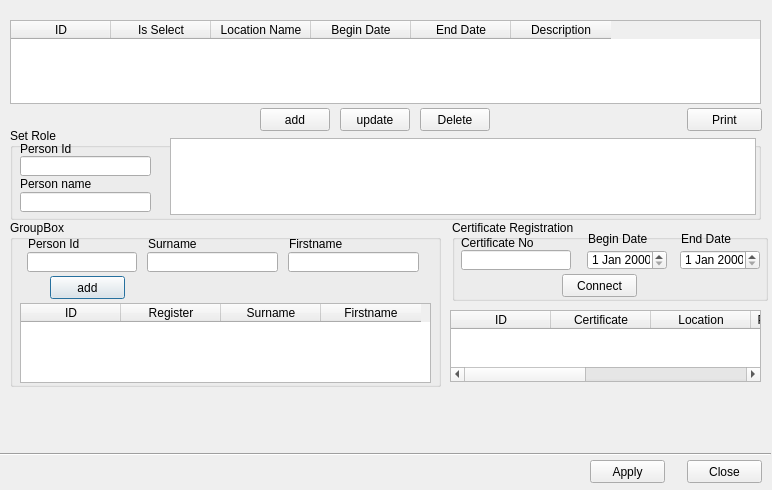
<?xml version="1.0" encoding="UTF-8"?>
<ui version="4.0">
 <class>Dialog</class>
 <widget class="QDialog" name="Dialog">
  <property name="geometry">
   <rect>
    <x>0</x>
    <y>0</y>
    <width>772</width>
    <height>490</height>
   </rect>
  </property>
  <property name="windowTitle">
   <string>Dialog</string>
  </property>
  <widget class="QGroupBox" name="groupBox">
   <property name="geometry">
    <rect>
     <x>10</x>
     <y>220</y>
     <width>431</width>
     <height>167</height>
    </rect>
   </property>
   <property name="title">
    <string>GroupBox</string>
   </property>
   <widget class="QTableWidget" name="tableWidget_4">
    <property name="geometry">
     <rect>
      <x>10</x>
      <y>83</y>
      <width>411</width>
      <height>80</height>
     </rect>
    </property>
    <column>
     <property name="text">
      <string>ID</string>
     </property>
    </column>
    <column>
     <property name="text">
      <string>Register</string>
     </property>
    </column>
    <column>
     <property name="text">
      <string>Surname</string>
     </property>
    </column>
    <column>
     <property name="text">
      <string>Firstname</string>
     </property>
    </column>
   </widget>
   <widget class="QLineEdit" name="lineEdit">
    <property name="geometry">
     <rect>
      <x>17</x>
      <y>32</y>
      <width>110</width>
      <height>20</height>
     </rect>
    </property>
   </widget>
   <widget class="QLineEdit" name="lineEdit_3">
    <property name="geometry">
     <rect>
      <x>278</x>
      <y>32</y>
      <width>131</width>
      <height>20</height>
     </rect>
    </property>
   </widget>
   <widget class="QLabel" name="label_3">
    <property name="geometry">
     <rect>
      <x>279</x>
      <y>16</y>
      <width>131</width>
      <height>16</height>
     </rect>
    </property>
    <property name="text">
     <string>Firstname</string>
    </property>
   </widget>
   <widget class="QLabel" name="label">
    <property name="geometry">
     <rect>
      <x>18</x>
      <y>16</y>
      <width>131</width>
      <height>16</height>
     </rect>
    </property>
    <property name="text">
     <string>Person Id</string>
    </property>
   </widget>
   <widget class="QLineEdit" name="lineEdit_2">
    <property name="geometry">
     <rect>
      <x>137</x>
      <y>32</y>
      <width>131</width>
      <height>20</height>
     </rect>
    </property>
   </widget>
   <widget class="QLabel" name="label_2">
    <property name="geometry">
     <rect>
      <x>138</x>
      <y>16</y>
      <width>131</width>
      <height>16</height>
     </rect>
    </property>
    <property name="text">
     <string>Surname</string>
    </property>
   </widget>
   <widget class="QPushButton" name="pushButton">
    <property name="geometry">
     <rect>
      <x>40</x>
      <y>56</y>
      <width>75</width>
      <height>23</height>
     </rect>
    </property>
    <property name="text">
     <string>add</string>
    </property>
   </widget>
  </widget>
  <widget class="Line" name="line">
   <property name="geometry">
    <rect>
     <x>0</x>
     <y>446</y>
     <width>771</width>
     <height>16</height>
    </rect>
   </property>
   <property name="orientation">
    <enum>Qt::Horizontal</enum>
   </property>
  </widget>
  <widget class="QGroupBox" name="groupBox_2">
   <property name="geometry">
    <rect>
     <x>452</x>
     <y>220</y>
     <width>316</width>
     <height>81</height>
    </rect>
   </property>
   <property name="title">
    <string>Certificate Registration</string>
   </property>
   <widget class="QLabel" name="label_7">
    <property name="geometry">
     <rect>
      <x>136</x>
      <y>11</y>
      <width>81</width>
      <height>16</height>
     </rect>
    </property>
    <property name="text">
     <string>Begin Date</string>
    </property>
   </widget>
   <widget class="QLabel" name="label_8">
    <property name="geometry">
     <rect>
      <x>229</x>
      <y>11</y>
      <width>81</width>
      <height>16</height>
     </rect>
    </property>
    <property name="text">
     <string>End Date</string>
    </property>
   </widget>
   <widget class="QDateEdit" name="dateEdit">
    <property name="geometry">
     <rect>
      <x>135</x>
      <y>30</y>
      <width>80</width>
      <height>20</height>
     </rect>
    </property>
   </widget>
   <widget class="QDateEdit" name="dateEdit_2">
    <property name="geometry">
     <rect>
      <x>228</x>
      <y>30</y>
      <width>80</width>
      <height>20</height>
     </rect>
    </property>
   </widget>
   <widget class="QLineEdit" name="lineEdit_4">
    <property name="geometry">
     <rect>
      <x>9</x>
      <y>30</y>
      <width>110</width>
      <height>20</height>
     </rect>
    </property>
   </widget>
   <widget class="QLabel" name="label_4">
    <property name="geometry">
     <rect>
      <x>9</x>
      <y>15</y>
      <width>111</width>
      <height>16</height>
     </rect>
    </property>
    <property name="text">
     <string>Certificate No</string>
    </property>
   </widget>
   <widget class="QPushButton" name="pushButton_6">
    <property name="geometry">
     <rect>
      <x>110</x>
      <y>54</y>
      <width>75</width>
      <height>23</height>
     </rect>
    </property>
    <property name="text">
     <string>Connect</string>
    </property>
   </widget>
  </widget>
  <widget class="QTableWidget" name="tableWidget_2">
   <property name="geometry">
    <rect>
     <x>10</x>
     <y>20</y>
     <width>751</width>
     <height>84</height>
    </rect>
   </property>
   <column>
    <property name="text">
     <string>ID</string>
    </property>
   </column>
   <column>
    <property name="text">
     <string>Is Select</string>
    </property>
   </column>
   <column>
    <property name="text">
     <string>Location Name</string>
    </property>
   </column>
   <column>
    <property name="text">
     <string>Begin Date</string>
    </property>
   </column>
   <column>
    <property name="text">
     <string>End Date</string>
    </property>
   </column>
   <column>
    <property name="text">
     <string>Description</string>
    </property>
   </column>
  </widget>
  <widget class="QPushButton" name="pushButton_3">
   <property name="geometry">
    <rect>
     <x>260</x>
     <y>108</y>
     <width>70</width>
     <height>23</height>
    </rect>
   </property>
   <property name="text">
    <string>add</string>
   </property>
  </widget>
  <widget class="QPushButton" name="pushButton_4">
   <property name="geometry">
    <rect>
     <x>340</x>
     <y>108</y>
     <width>70</width>
     <height>23</height>
    </rect>
   </property>
   <property name="text">
    <string>update</string>
   </property>
  </widget>
  <widget class="QPushButton" name="pushButton_5">
   <property name="geometry">
    <rect>
     <x>420</x>
     <y>108</y>
     <width>70</width>
     <height>23</height>
    </rect>
   </property>
   <property name="text">
    <string>Delete</string>
   </property>
  </widget>
  <widget class="QGroupBox" name="groupBox_3">
   <property name="geometry">
    <rect>
     <x>10</x>
     <y>128</y>
     <width>751</width>
     <height>92</height>
    </rect>
   </property>
   <property name="title">
    <string>Set Role</string>
   </property>
   <widget class="QLabel" name="label_5">
    <property name="geometry">
     <rect>
      <x>10</x>
      <y>13</y>
      <width>101</width>
      <height>16</height>
     </rect>
    </property>
    <property name="text">
     <string>Person Id</string>
    </property>
   </widget>
   <widget class="QTableWidget" name="tableWidget">
    <property name="geometry">
     <rect>
      <x>160</x>
      <y>10</y>
      <width>586</width>
      <height>77</height>
     </rect>
    </property>
   </widget>
   <widget class="QLineEdit" name="lineEdit_6">
    <property name="geometry">
     <rect>
      <x>10</x>
      <y>64</y>
      <width>131</width>
      <height>20</height>
     </rect>
    </property>
   </widget>
   <widget class="QLineEdit" name="lineEdit_5">
    <property name="geometry">
     <rect>
      <x>10</x>
      <y>28</y>
      <width>131</width>
      <height>20</height>
     </rect>
    </property>
   </widget>
   <widget class="QLabel" name="label_6">
    <property name="geometry">
     <rect>
      <x>10</x>
      <y>48</y>
      <width>101</width>
      <height>16</height>
     </rect>
    </property>
    <property name="text">
     <string>Person name</string>
    </property>
   </widget>
  </widget>
  <widget class="QTableWidget" name="tableWidget_3">
   <property name="geometry">
    <rect>
     <x>450</x>
     <y>310</y>
     <width>311</width>
     <height>72</height>
    </rect>
   </property>
   <column>
    <property name="text">
     <string>ID</string>
    </property>
   </column>
   <column>
    <property name="text">
     <string>Certificate</string>
    </property>
   </column>
   <column>
    <property name="text">
     <string>Location</string>
    </property>
   </column>
   <column>
    <property name="text">
     <string>Person Duration</string>
    </property>
   </column>
   <column>
    <property name="text">
     <string>Cert name</string>
    </property>
   </column>
   <column>
    <property name="text">
     <string>Select</string>
    </property>
   </column>
   <column>
    <property name="text">
     <string>View</string>
    </property>
   </column>
  </widget>
  <widget class="QPushButton" name="pushButton_2">
   <property name="geometry">
    <rect>
     <x>687</x>
     <y>460</y>
     <width>75</width>
     <height>23</height>
    </rect>
   </property>
   <property name="text">
    <string>Close</string>
   </property>
  </widget>
  <widget class="QPushButton" name="pushButton_8">
   <property name="geometry">
    <rect>
     <x>590</x>
     <y>460</y>
     <width>75</width>
     <height>23</height>
    </rect>
   </property>
   <property name="text">
    <string>Apply</string>
   </property>
  </widget>
  <widget class="QPushButton" name="pushButton_7">
   <property name="geometry">
    <rect>
     <x>687</x>
     <y>108</y>
     <width>75</width>
     <height>23</height>
    </rect>
   </property>
   <property name="text">
    <string>Print</string>
   </property>
  </widget>
 </widget>
 <resources/>
 <connections/>
</ui>
